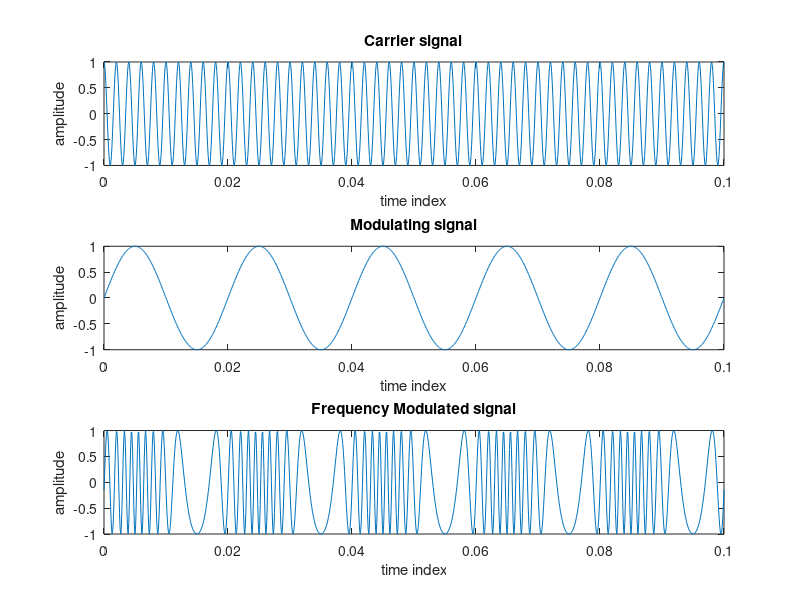

Recreate this plot in MATLAB. (Note: this script raises an error after producing the figure.)
fc=500;
fm=50;
m=8;
t=0:0.0001:0.1;
c=cos(2*pi*fc*t);
M=sin(2*pi*fm*t);
subplot(3,1,1);
plot(t,c);
ylabel('amplitude');
xlabel('time index');
title('Carrier signal');
subplot(3,1,2);plot(t,M);
ylabel('amplitude');
xlabel('time index');
title('Modulating signal');
y=cos(2*pi*fc*t-(m.*cos(2*pi*fm*t)));
subplot(3,1,3);
plot(t,y);
ylabel('amplitude');
xlabel('time index');
title('Frequency Modulated signal');
fs=10000;
p=fmdemod(y,fc,fs,(fc-fm));
figure;
subplot(1,1,1);
plot(p);